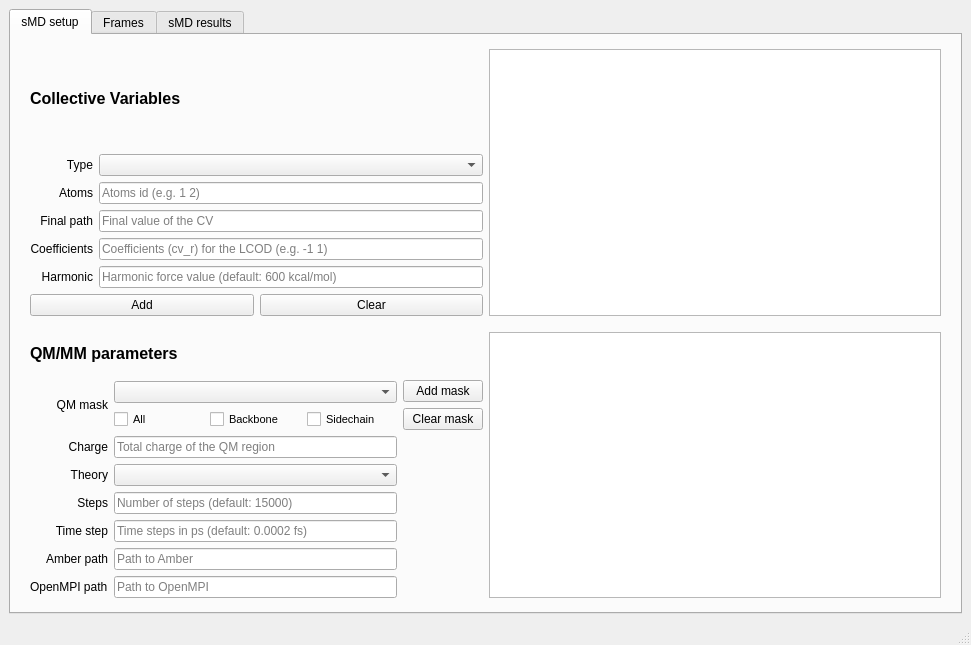
<?xml version="1.0" encoding="UTF-8"?>
<ui version="4.0">
 <class>MainWindow</class>
 <widget class="QMainWindow" name="MainWindow">
  <property name="geometry">
   <rect>
    <x>0</x>
    <y>0</y>
    <width>971</width>
    <height>645</height>
   </rect>
  </property>
  <property name="minimumSize">
   <size>
    <width>850</width>
    <height>600</height>
   </size>
  </property>
  <property name="windowTitle">
   <string>Simula</string>
  </property>
  <widget class="QWidget" name="centralwidget">
   <layout class="QHBoxLayout" name="horizontalLayout">
    <item>
     <widget class="QTabWidget" name="tabWidget">
      <property name="currentIndex">
       <number>0</number>
      </property>
      <widget class="QWidget" name="tab">
       <attribute name="title">
        <string>sMD setup</string>
       </attribute>
       <layout class="QVBoxLayout" name="verticalLayout_9">
        <item>
         <layout class="QHBoxLayout" name="horizontalLayout_9">
          <property name="leftMargin">
           <number>10</number>
          </property>
          <property name="topMargin">
           <number>5</number>
          </property>
          <property name="rightMargin">
           <number>10</number>
          </property>
          <property name="bottomMargin">
           <number>5</number>
          </property>
          <item>
           <layout class="QVBoxLayout" name="verticalLayout_7">
            <item>
             <widget class="QLabel" name="label_5">
              <property name="font">
               <font>
                <pointsize>12</pointsize>
                <weight>75</weight>
                <bold>true</bold>
               </font>
              </property>
              <property name="text">
               <string>Collective Variables</string>
              </property>
             </widget>
            </item>
            <item>
             <layout class="QGridLayout" name="gridLayout">
              <item row="2" column="0">
               <widget class="QLabel" name="label_3">
                <property name="text">
                 <string>Final path</string>
                </property>
                <property name="alignment">
                 <set>Qt::AlignRight|Qt::AlignTrailing|Qt::AlignVCenter</set>
                </property>
               </widget>
              </item>
              <item row="1" column="0">
               <widget class="QLabel" name="label_2">
                <property name="text">
                 <string>Atoms</string>
                </property>
                <property name="alignment">
                 <set>Qt::AlignRight|Qt::AlignTrailing|Qt::AlignVCenter</set>
                </property>
               </widget>
              </item>
              <item row="4" column="0">
               <widget class="QLabel" name="label_6">
                <property name="text">
                 <string>Harmonic</string>
                </property>
                <property name="alignment">
                 <set>Qt::AlignRight|Qt::AlignTrailing|Qt::AlignVCenter</set>
                </property>
               </widget>
              </item>
              <item row="0" column="0">
               <widget class="QLabel" name="label">
                <property name="text">
                 <string>Type</string>
                </property>
                <property name="alignment">
                 <set>Qt::AlignRight|Qt::AlignTrailing|Qt::AlignVCenter</set>
                </property>
               </widget>
              </item>
              <item row="3" column="0">
               <widget class="QLabel" name="label_4">
                <property name="text">
                 <string>Coefficients</string>
                </property>
                <property name="alignment">
                 <set>Qt::AlignRight|Qt::AlignTrailing|Qt::AlignVCenter</set>
                </property>
               </widget>
              </item>
              <item row="2" column="1">
               <widget class="QLineEdit" name="edit_path">
                <property name="placeholderText">
                 <string>Final value of the CV</string>
                </property>
               </widget>
              </item>
              <item row="3" column="1">
               <widget class="QLineEdit" name="edit_coeff">
                <property name="placeholderText">
                 <string>Coefficients (cv_r) for the LCOD (e.g. -1 1)</string>
                </property>
               </widget>
              </item>
              <item row="4" column="1">
               <widget class="QLineEdit" name="edit_harm">
                <property name="text">
                 <string/>
                </property>
                <property name="placeholderText">
                 <string>Harmonic force value (default: 600 kcal/mol)</string>
                </property>
               </widget>
              </item>
              <item row="0" column="1">
               <widget class="QComboBox" name="combo_cvtype"/>
              </item>
              <item row="1" column="1">
               <widget class="QLineEdit" name="edit_atoms1">
                <property name="placeholderText">
                 <string>Atoms id (e.g. 1 2)</string>
                </property>
               </widget>
              </item>
             </layout>
            </item>
            <item>
             <layout class="QHBoxLayout" name="horizontalLayout_8">
              <item>
               <widget class="QPushButton" name="button_add1">
                <property name="text">
                 <string>Add</string>
                </property>
               </widget>
              </item>
              <item>
               <widget class="QPushButton" name="button_clear1">
                <property name="text">
                 <string>Clear</string>
                </property>
               </widget>
              </item>
             </layout>
            </item>
           </layout>
          </item>
          <item>
           <widget class="QPlainTextEdit" name="edit_show1">
            <property name="enabled">
             <bool>true</bool>
            </property>
            <property name="minimumSize">
             <size>
              <width>300</width>
              <height>200</height>
             </size>
            </property>
            <property name="maximumSize">
             <size>
              <width>16777215</width>
              <height>16777215</height>
             </size>
            </property>
            <property name="readOnly">
             <bool>true</bool>
            </property>
           </widget>
          </item>
         </layout>
        </item>
        <item>
         <layout class="QHBoxLayout" name="horizontalLayout_10">
          <property name="leftMargin">
           <number>10</number>
          </property>
          <property name="topMargin">
           <number>5</number>
          </property>
          <property name="rightMargin">
           <number>10</number>
          </property>
          <property name="bottomMargin">
           <number>5</number>
          </property>
          <item>
           <layout class="QVBoxLayout" name="verticalLayout_8">
            <item>
             <widget class="QLabel" name="label_30">
              <property name="font">
               <font>
                <pointsize>12</pointsize>
                <weight>75</weight>
                <bold>true</bold>
               </font>
              </property>
              <property name="text">
               <string>QM/MM parameters</string>
              </property>
             </widget>
            </item>
            <item>
             <layout class="QGridLayout" name="gridLayout_7">
              <item row="5" column="1">
               <widget class="QLineEdit" name="edit_steps">
                <property name="text">
                 <string/>
                </property>
                <property name="placeholderText">
                 <string>Number of steps (default: 15000)</string>
                </property>
               </widget>
              </item>
              <item row="4" column="1">
               <widget class="QComboBox" name="combo_theory"/>
              </item>
              <item row="0" column="2">
               <layout class="QVBoxLayout" name="verticalLayout_5">
                <item>
                 <widget class="QPushButton" name="button_addmask">
                  <property name="text">
                   <string>Add mask</string>
                  </property>
                 </widget>
                </item>
                <item>
                 <widget class="QPushButton" name="button_clearmask">
                  <property name="text">
                   <string>Clear mask</string>
                  </property>
                 </widget>
                </item>
               </layout>
              </item>
              <item row="3" column="0">
               <widget class="QLabel" name="label_35">
                <property name="text">
                 <string>Charge</string>
                </property>
                <property name="alignment">
                 <set>Qt::AlignRight|Qt::AlignTrailing|Qt::AlignVCenter</set>
                </property>
               </widget>
              </item>
              <item row="0" column="1">
               <layout class="QVBoxLayout" name="verticalLayout_6">
                <item>
                 <widget class="QComboBox" name="combo_mask"/>
                </item>
                <item>
                 <layout class="QHBoxLayout" name="horizontalLayout_7">
                  <item>
                   <widget class="QCheckBox" name="checkBox_all">
                    <property name="font">
                     <font>
                      <pointsize>8</pointsize>
                     </font>
                    </property>
                    <property name="text">
                     <string>All</string>
                    </property>
                   </widget>
                  </item>
                  <item>
                   <widget class="QCheckBox" name="checkBox_backbone">
                    <property name="font">
                     <font>
                      <pointsize>8</pointsize>
                     </font>
                    </property>
                    <property name="text">
                     <string>Backbone</string>
                    </property>
                   </widget>
                  </item>
                  <item>
                   <widget class="QCheckBox" name="checkBox_sidechain">
                    <property name="font">
                     <font>
                      <pointsize>8</pointsize>
                     </font>
                    </property>
                    <property name="text">
                     <string>Sidechain</string>
                    </property>
                   </widget>
                  </item>
                 </layout>
                </item>
               </layout>
              </item>
              <item row="0" column="0">
               <widget class="QLabel" name="label_31">
                <property name="text">
                 <string>QM mask</string>
                </property>
                <property name="alignment">
                 <set>Qt::AlignRight|Qt::AlignTrailing|Qt::AlignVCenter</set>
                </property>
               </widget>
              </item>
              <item row="6" column="1">
               <widget class="QLineEdit" name="edit_timestep">
                <property name="text">
                 <string/>
                </property>
                <property name="placeholderText">
                 <string>Time steps in ps (default: 0.0002 fs)</string>
                </property>
               </widget>
              </item>
              <item row="6" column="0">
               <widget class="QLabel" name="label_32">
                <property name="text">
                 <string>Time step</string>
                </property>
                <property name="alignment">
                 <set>Qt::AlignRight|Qt::AlignTrailing|Qt::AlignVCenter</set>
                </property>
               </widget>
              </item>
              <item row="4" column="0">
               <widget class="QLabel" name="label_33">
                <property name="text">
                 <string>Theory</string>
                </property>
                <property name="alignment">
                 <set>Qt::AlignRight|Qt::AlignTrailing|Qt::AlignVCenter</set>
                </property>
               </widget>
              </item>
              <item row="5" column="0">
               <widget class="QLabel" name="label_34">
                <property name="text">
                 <string>Steps</string>
                </property>
                <property name="alignment">
                 <set>Qt::AlignRight|Qt::AlignTrailing|Qt::AlignVCenter</set>
                </property>
               </widget>
              </item>
              <item row="3" column="1">
               <widget class="QLineEdit" name="edit_charge">
                <property name="placeholderText">
                 <string>Total charge of the QM region</string>
                </property>
               </widget>
              </item>
              <item row="7" column="1">
               <widget class="QLineEdit" name="edit_amber">
                <property name="placeholderText">
                 <string>Path to Amber</string>
                </property>
               </widget>
              </item>
              <item row="8" column="1">
               <widget class="QLineEdit" name="edit_mpi">
                <property name="placeholderText">
                 <string>Path to OpenMPI</string>
                </property>
               </widget>
              </item>
              <item row="7" column="0">
               <widget class="QLabel" name="label_7">
                <property name="text">
                 <string>Amber path</string>
                </property>
                <property name="alignment">
                 <set>Qt::AlignRight|Qt::AlignTrailing|Qt::AlignVCenter</set>
                </property>
               </widget>
              </item>
              <item row="8" column="0">
               <widget class="QLabel" name="label_8">
                <property name="text">
                 <string>OpenMPI path</string>
                </property>
               </widget>
              </item>
             </layout>
            </item>
           </layout>
          </item>
          <item>
           <widget class="QPlainTextEdit" name="edit_show2">
            <property name="enabled">
             <bool>true</bool>
            </property>
            <property name="minimumSize">
             <size>
              <width>300</width>
              <height>200</height>
             </size>
            </property>
            <property name="maximumSize">
             <size>
              <width>16777215</width>
              <height>16777215</height>
             </size>
            </property>
            <property name="readOnly">
             <bool>true</bool>
            </property>
           </widget>
          </item>
         </layout>
        </item>
       </layout>
      </widget>
      <widget class="QWidget" name="tab_2">
       <attribute name="title">
        <string>Frames</string>
       </attribute>
       <layout class="QHBoxLayout" name="horizontalLayout_18">
        <item>
         <layout class="QVBoxLayout" name="verticalLayout_10">
          <property name="leftMargin">
           <number>10</number>
          </property>
          <property name="topMargin">
           <number>5</number>
          </property>
          <property name="rightMargin">
           <number>10</number>
          </property>
          <property name="bottomMargin">
           <number>5</number>
          </property>
          <item>
           <widget class="QLabel" name="label_36">
            <property name="font">
             <font>
              <pointsize>12</pointsize>
              <weight>75</weight>
              <bold>true</bold>
             </font>
            </property>
            <property name="text">
             <string>Frame selection</string>
            </property>
           </widget>
          </item>
          <item>
           <widget class="QCheckBox" name="checkBox_automatic">
            <property name="text">
             <string>Automatic Selection</string>
            </property>
            <property name="checked">
             <bool>false</bool>
            </property>
           </widget>
          </item>
          <item>
           <layout class="QGridLayout" name="gridLayout_8">
            <item row="0" column="0">
             <widget class="QLabel" name="label_37">
              <property name="text">
               <string>Filter type</string>
              </property>
              <property name="alignment">
               <set>Qt::AlignRight|Qt::AlignTrailing|Qt::AlignVCenter</set>
              </property>
             </widget>
            </item>
            <item row="2" column="1">
             <widget class="QLineEdit" name="edit_cond">
              <property name="enabled">
               <bool>false</bool>
              </property>
              <property name="placeholderText">
               <string>Threshold</string>
              </property>
             </widget>
            </item>
            <item row="1" column="0">
             <widget class="QLabel" name="label_38">
              <property name="text">
               <string>Atoms</string>
              </property>
              <property name="alignment">
               <set>Qt::AlignRight|Qt::AlignTrailing|Qt::AlignVCenter</set>
              </property>
             </widget>
            </item>
            <item row="2" column="0">
             <widget class="QComboBox" name="combo_cond">
              <property name="enabled">
               <bool>false</bool>
              </property>
             </widget>
            </item>
            <item row="0" column="1">
             <widget class="QComboBox" name="combo_filter">
              <property name="enabled">
               <bool>false</bool>
              </property>
             </widget>
            </item>
            <item row="1" column="1">
             <widget class="QLineEdit" name="edit_atoms2">
              <property name="enabled">
               <bool>false</bool>
              </property>
              <property name="placeholderText">
               <string>Atoms id (e.g. 1 2)</string>
              </property>
             </widget>
            </item>
           </layout>
          </item>
          <item>
           <layout class="QHBoxLayout" name="horizontalLayout_12">
            <item>
             <widget class="QPushButton" name="button_add2">
              <property name="text">
               <string>Add filter</string>
              </property>
             </widget>
            </item>
            <item>
             <widget class="QPushButton" name="button_clear2">
              <property name="text">
               <string>Clear filters</string>
              </property>
             </widget>
            </item>
           </layout>
          </item>
          <item>
           <spacer name="verticalSpacer">
            <property name="orientation">
             <enum>Qt::Vertical</enum>
            </property>
            <property name="sizeHint" stdset="0">
             <size>
              <width>20</width>
              <height>40</height>
             </size>
            </property>
           </spacer>
          </item>
          <item>
           <widget class="QCheckBox" name="checkBox_manual">
            <property name="text">
             <string>Manual Selection</string>
            </property>
           </widget>
          </item>
          <item>
           <layout class="QHBoxLayout" name="horizontalLayout_11">
            <item>
             <widget class="QLabel" name="label_39">
              <property name="text">
               <string>Frames</string>
              </property>
              <property name="alignment">
               <set>Qt::AlignRight|Qt::AlignTrailing|Qt::AlignVCenter</set>
              </property>
             </widget>
            </item>
            <item>
             <widget class="QLineEdit" name="edit_frames">
              <property name="enabled">
               <bool>false</bool>
              </property>
              <property name="placeholderText">
               <string>Frames indices (e.g. 1 2)</string>
              </property>
             </widget>
            </item>
           </layout>
          </item>
          <item>
           <widget class="QLabel" name="label_selected">
            <property name="minimumSize">
             <size>
              <width>400</width>
              <height>50</height>
             </size>
            </property>
            <property name="maximumSize">
             <size>
              <width>400</width>
              <height>50</height>
             </size>
            </property>
            <property name="text">
             <string/>
            </property>
            <property name="alignment">
             <set>Qt::AlignCenter</set>
            </property>
           </widget>
          </item>
          <item>
           <spacer name="verticalSpacer_3">
            <property name="orientation">
             <enum>Qt::Vertical</enum>
            </property>
            <property name="sizeHint" stdset="0">
             <size>
              <width>20</width>
              <height>40</height>
             </size>
            </property>
           </spacer>
          </item>
          <item>
           <widget class="QPushButton" name="button_frames">
            <property name="text">
             <string>Select frames</string>
            </property>
           </widget>
          </item>
         </layout>
        </item>
        <item>
         <layout class="QVBoxLayout" name="verticalLayout_11">
          <property name="leftMargin">
           <number>10</number>
          </property>
          <property name="topMargin">
           <number>5</number>
          </property>
          <property name="rightMargin">
           <number>10</number>
          </property>
          <property name="bottomMargin">
           <number>5</number>
          </property>
          <item>
           <widget class="QPlainTextEdit" name="edit_show3">
            <property name="enabled">
             <bool>true</bool>
            </property>
            <property name="readOnly">
             <bool>true</bool>
            </property>
           </widget>
          </item>
          <item>
           <layout class="QGridLayout" name="gridLayout_10">
            <item row="3" column="0">
             <widget class="QLabel" name="label_43">
              <property name="text">
               <string>Output path</string>
              </property>
              <property name="alignment">
               <set>Qt::AlignRight|Qt::AlignTrailing|Qt::AlignVCenter</set>
              </property>
             </widget>
            </item>
            <item row="3" column="3">
             <widget class="QPushButton" name="button_output">
              <property name="text">
               <string>Select</string>
              </property>
             </widget>
            </item>
            <item row="1" column="0">
             <widget class="QLabel" name="label_44">
              <property name="text">
               <string>Topology</string>
              </property>
              <property name="alignment">
               <set>Qt::AlignRight|Qt::AlignTrailing|Qt::AlignVCenter</set>
              </property>
             </widget>
            </item>
            <item row="1" column="2">
             <widget class="QLineEdit" name="edit_topology">
              <property name="placeholderText">
               <string>Select topology</string>
              </property>
             </widget>
            </item>
            <item row="1" column="3">
             <widget class="QPushButton" name="button_originalTop">
              <property name="text">
               <string>Select</string>
              </property>
             </widget>
            </item>
            <item row="0" column="3">
             <widget class="QPushButton" name="button_originalTraj">
              <property name="text">
               <string>Select</string>
              </property>
             </widget>
            </item>
            <item row="0" column="2">
             <widget class="QLineEdit" name="edit_trajectory">
              <property name="placeholderText">
               <string>Select trajectory</string>
              </property>
             </widget>
            </item>
            <item row="0" column="0">
             <widget class="QLabel" name="label_45">
              <property name="text">
               <string>Trajectory</string>
              </property>
              <property name="alignment">
               <set>Qt::AlignRight|Qt::AlignTrailing|Qt::AlignVCenter</set>
              </property>
             </widget>
            </item>
            <item row="3" column="2">
             <widget class="QLineEdit" name="edit_output">
              <property name="placeholderText">
               <string>Select ouput path</string>
              </property>
             </widget>
            </item>
           </layout>
          </item>
          <item>
           <widget class="QPushButton" name="button_generate">
            <property name="text">
             <string>Generate QM/MM</string>
            </property>
           </widget>
          </item>
         </layout>
        </item>
       </layout>
      </widget>
      <widget class="QWidget" name="tab_4">
       <attribute name="title">
        <string>sMD results</string>
       </attribute>
       <layout class="QHBoxLayout" name="horizontalLayout_20">
        <item>
         <layout class="QVBoxLayout" name="verticalLayout_14">
          <property name="leftMargin">
           <number>10</number>
          </property>
          <property name="topMargin">
           <number>5</number>
          </property>
          <property name="rightMargin">
           <number>10</number>
          </property>
          <property name="bottomMargin">
           <number>5</number>
          </property>
         </layout>
        </item>
        <item>
         <spacer name="horizontalSpacer">
          <property name="orientation">
           <enum>Qt::Horizontal</enum>
          </property>
          <property name="sizeHint" stdset="0">
           <size>
            <width>40</width>
            <height>20</height>
           </size>
          </property>
         </spacer>
        </item>
        <item>
         <layout class="QVBoxLayout" name="verticalLayout_13">
          <property name="leftMargin">
           <number>10</number>
          </property>
          <property name="topMargin">
           <number>5</number>
          </property>
          <property name="rightMargin">
           <number>10</number>
          </property>
          <property name="bottomMargin">
           <number>5</number>
          </property>
          <item>
           <widget class="QLabel" name="label_49">
            <property name="minimumSize">
             <size>
              <width>100</width>
              <height>30</height>
             </size>
            </property>
            <property name="maximumSize">
             <size>
              <width>100</width>
              <height>30</height>
             </size>
            </property>
            <property name="font">
             <font>
              <pointsize>12</pointsize>
              <weight>75</weight>
              <bold>true</bold>
             </font>
            </property>
            <property name="text">
             <string>Jarzinsky:</string>
            </property>
           </widget>
          </item>
          <item>
           <layout class="QGridLayout" name="gridLayout_11">
            <item row="2" column="0">
             <widget class="QLabel" name="label_46">
              <property name="minimumSize">
               <size>
                <width>100</width>
                <height>30</height>
               </size>
              </property>
              <property name="maximumSize">
               <size>
                <width>100</width>
                <height>30</height>
               </size>
              </property>
              <property name="text">
               <string>Type</string>
              </property>
             </widget>
            </item>
            <item row="0" column="0">
             <widget class="QLabel" name="label_47">
              <property name="minimumSize">
               <size>
                <width>100</width>
                <height>30</height>
               </size>
              </property>
              <property name="maximumSize">
               <size>
                <width>100</width>
                <height>30</height>
               </size>
              </property>
              <property name="text">
               <string>QM/MM list</string>
              </property>
             </widget>
            </item>
            <item row="2" column="1">
             <layout class="QHBoxLayout" name="horizontalLayout_19">
              <item>
               <widget class="QCheckBox" name="check_cumulant">
                <property name="minimumSize">
                 <size>
                  <width>100</width>
                  <height>30</height>
                 </size>
                </property>
                <property name="maximumSize">
                 <size>
                  <width>100</width>
                  <height>30</height>
                 </size>
                </property>
                <property name="font">
                 <font>
                  <pointsize>7</pointsize>
                 </font>
                </property>
                <property name="text">
                 <string>Cumulant</string>
                </property>
               </widget>
              </item>
              <item>
               <widget class="QCheckBox" name="check_exponential">
                <property name="minimumSize">
                 <size>
                  <width>100</width>
                  <height>30</height>
                 </size>
                </property>
                <property name="maximumSize">
                 <size>
                  <width>100</width>
                  <height>30</height>
                 </size>
                </property>
                <property name="font">
                 <font>
                  <pointsize>7</pointsize>
                 </font>
                </property>
                <property name="text">
                 <string>Exponential</string>
                </property>
               </widget>
              </item>
             </layout>
            </item>
            <item row="1" column="1">
             <widget class="QLineEdit" name="edit_temp">
              <property name="minimumSize">
               <size>
                <width>200</width>
                <height>30</height>
               </size>
              </property>
              <property name="maximumSize">
               <size>
                <width>200</width>
                <height>30</height>
               </size>
              </property>
              <property name="placeholderText">
               <string>Temperature in K</string>
              </property>
             </widget>
            </item>
            <item row="0" column="1">
             <widget class="QPushButton" name="button_qmmmlist">
              <property name="minimumSize">
               <size>
                <width>200</width>
                <height>30</height>
               </size>
              </property>
              <property name="maximumSize">
               <size>
                <width>200</width>
                <height>30</height>
               </size>
              </property>
              <property name="text">
               <string>Select</string>
              </property>
             </widget>
            </item>
            <item row="1" column="0">
             <widget class="QLabel" name="label_48">
              <property name="minimumSize">
               <size>
                <width>100</width>
                <height>30</height>
               </size>
              </property>
              <property name="maximumSize">
               <size>
                <width>100</width>
                <height>30</height>
               </size>
              </property>
              <property name="text">
               <string>Temperature</string>
              </property>
             </widget>
            </item>
           </layout>
          </item>
          <item>
           <widget class="QLabel" name="label_ts">
            <property name="font">
             <font>
              <pointsize>15</pointsize>
              <weight>75</weight>
              <bold>true</bold>
             </font>
            </property>
            <property name="text">
             <string/>
            </property>
            <property name="alignment">
             <set>Qt::AlignCenter</set>
            </property>
           </widget>
          </item>
          <item>
           <spacer name="verticalSpacer_2">
            <property name="orientation">
             <enum>Qt::Vertical</enum>
            </property>
            <property name="sizeHint" stdset="0">
             <size>
              <width>20</width>
              <height>40</height>
             </size>
            </property>
           </spacer>
          </item>
          <item>
           <widget class="QPushButton" name="button_calculate">
            <property name="minimumSize">
             <size>
              <width>300</width>
              <height>30</height>
             </size>
            </property>
            <property name="maximumSize">
             <size>
              <width>300</width>
              <height>30</height>
             </size>
            </property>
            <property name="text">
             <string>Calculate</string>
            </property>
           </widget>
          </item>
         </layout>
        </item>
       </layout>
      </widget>
     </widget>
    </item>
   </layout>
  </widget>
  <widget class="QStatusBar" name="statusbar"/>
 </widget>
 <resources/>
 <connections/>
</ui>
